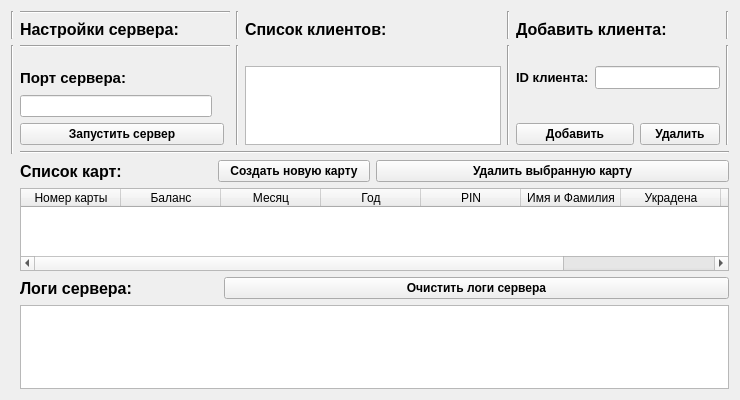
<?xml version="1.0" encoding="UTF-8"?>
<ui version="4.0">
 <class>CardServer</class>
 <widget class="QMainWindow" name="CardServer">
  <property name="geometry">
   <rect>
    <x>0</x>
    <y>0</y>
    <width>740</width>
    <height>400</height>
   </rect>
  </property>
  <property name="minimumSize">
   <size>
    <width>740</width>
    <height>400</height>
   </size>
  </property>
  <property name="maximumSize">
   <size>
    <width>740</width>
    <height>400</height>
   </size>
  </property>
  <property name="windowTitle">
   <string>Сервер</string>
  </property>
  <property name="windowIcon">
   <iconset resource="icos.qrc">
    <normaloff>:/1.png</normaloff>:/1.png</iconset>
  </property>
  <property name="styleSheet">
   <string notr="true"/>
  </property>
  <widget class="QWidget" name="centralWidget">
   <layout class="QGridLayout" name="gridLayout">
    <item row="5" column="6" rowspan="3" colspan="2">
     <widget class="QListWidget" name="terminals">
      <property name="font">
       <font>
        <pointsize>10</pointsize>
        <weight>75</weight>
        <bold>true</bold>
       </font>
      </property>
      <property name="editTriggers">
       <set>QAbstractItemView::NoEditTriggers</set>
      </property>
      <property name="selectionBehavior">
       <enum>QAbstractItemView::SelectRows</enum>
      </property>
     </widget>
    </item>
    <item row="11" column="1" colspan="2">
     <widget class="QLabel" name="label_2">
      <property name="font">
       <font>
        <pointsize>12</pointsize>
        <weight>75</weight>
        <bold>true</bold>
       </font>
      </property>
      <property name="text">
       <string>Логи сервера:</string>
      </property>
     </widget>
    </item>
    <item row="8" column="1" colspan="12">
     <widget class="Line" name="line_2">
      <property name="orientation">
       <enum>Qt::Horizontal</enum>
      </property>
     </widget>
    </item>
    <item row="2" column="0" rowspan="7">
     <widget class="Line" name="line_3">
      <property name="orientation">
       <enum>Qt::Vertical</enum>
      </property>
     </widget>
    </item>
    <item row="2" column="5" rowspan="6">
     <widget class="Line" name="line_6">
      <property name="orientation">
       <enum>Qt::Vertical</enum>
      </property>
     </widget>
    </item>
    <item row="5" column="9">
     <widget class="QLabel" name="label_5">
      <property name="font">
       <font>
        <pointsize>10</pointsize>
        <weight>75</weight>
        <bold>true</bold>
       </font>
      </property>
      <property name="text">
       <string>ID клиента:</string>
      </property>
     </widget>
    </item>
    <item row="1" column="6" colspan="2">
     <widget class="QLabel" name="label_3">
      <property name="font">
       <font>
        <pointsize>12</pointsize>
        <weight>75</weight>
        <bold>true</bold>
       </font>
      </property>
      <property name="text">
       <string>Список клиентов:</string>
      </property>
     </widget>
    </item>
    <item row="9" column="2" colspan="5">
     <widget class="QPushButton" name="addCardButton">
      <property name="font">
       <font>
        <weight>75</weight>
        <bold>true</bold>
       </font>
      </property>
      <property name="text">
       <string>Создать новую карту</string>
      </property>
     </widget>
    </item>
    <item row="0" column="1" colspan="4">
     <widget class="Line" name="line_7">
      <property name="orientation">
       <enum>Qt::Horizontal</enum>
      </property>
     </widget>
    </item>
    <item row="11" column="3" colspan="10">
     <widget class="QPushButton" name="clearlog">
      <property name="font">
       <font>
        <weight>75</weight>
        <bold>true</bold>
       </font>
      </property>
      <property name="text">
       <string>Очистить логи сервера</string>
      </property>
     </widget>
    </item>
    <item row="1" column="9" colspan="3">
     <widget class="QLabel" name="label_6">
      <property name="font">
       <font>
        <pointsize>12</pointsize>
        <weight>75</weight>
        <bold>true</bold>
       </font>
      </property>
      <property name="text">
       <string>Добавить клиента:</string>
      </property>
     </widget>
    </item>
    <item row="7" column="11">
     <widget class="QPushButton" name="removeTerminalButton">
      <property name="font">
       <font>
        <weight>75</weight>
        <bold>true</bold>
       </font>
      </property>
      <property name="text">
       <string>Удалить</string>
      </property>
     </widget>
    </item>
    <item row="10" column="1" colspan="12">
     <widget class="QTableWidget" name="cards">
      <property name="selectionBehavior">
       <enum>QAbstractItemView::SelectRows</enum>
      </property>
      <column>
       <property name="text">
        <string>Номер карты</string>
       </property>
      </column>
      <column>
       <property name="text">
        <string>Баланс</string>
       </property>
      </column>
      <column>
       <property name="text">
        <string>Месяц</string>
       </property>
      </column>
      <column>
       <property name="text">
        <string>Год</string>
       </property>
      </column>
      <column>
       <property name="text">
        <string>PIN</string>
       </property>
      </column>
      <column>
       <property name="text">
        <string>Имя и Фамилия</string>
       </property>
      </column>
      <column>
       <property name="text">
        <string>Украдена</string>
       </property>
      </column>
      <column>
       <property name="text">
        <string>Утеряна</string>
       </property>
      </column>
      <column>
       <property name="text">
        <string>Вводов PIN</string>
       </property>
      </column>
     </widget>
    </item>
    <item row="0" column="0" rowspan="2">
     <widget class="Line" name="line_10">
      <property name="orientation">
       <enum>Qt::Vertical</enum>
      </property>
     </widget>
    </item>
    <item row="9" column="1">
     <widget class="QLabel" name="label_4">
      <property name="font">
       <font>
        <pointsize>12</pointsize>
        <weight>75</weight>
        <bold>true</bold>
       </font>
      </property>
      <property name="text">
       <string>Список карт:</string>
      </property>
     </widget>
    </item>
    <item row="2" column="8" rowspan="6">
     <widget class="Line" name="line_5">
      <property name="orientation">
       <enum>Qt::Vertical</enum>
      </property>
     </widget>
    </item>
    <item row="0" column="8" rowspan="2">
     <widget class="Line" name="line_9">
      <property name="orientation">
       <enum>Qt::Vertical</enum>
      </property>
     </widget>
    </item>
    <item row="5" column="10" colspan="2">
     <widget class="QLineEdit" name="idEdit">
      <property name="font">
       <font>
        <pointsize>10</pointsize>
        <weight>75</weight>
        <bold>true</bold>
       </font>
      </property>
      <property name="inputMask">
       <string/>
      </property>
      <property name="maxLength">
       <number>10</number>
      </property>
     </widget>
    </item>
    <item row="12" column="1" colspan="12">
     <widget class="QListWidget" name="log">
      <property name="editTriggers">
       <set>QAbstractItemView::NoEditTriggers</set>
      </property>
     </widget>
    </item>
    <item row="2" column="12" rowspan="6">
     <widget class="Line" name="line_4">
      <property name="orientation">
       <enum>Qt::Vertical</enum>
      </property>
     </widget>
    </item>
    <item row="7" column="1" colspan="3">
     <widget class="QPushButton" name="startServerButton">
      <property name="font">
       <font>
        <weight>75</weight>
        <bold>true</bold>
       </font>
      </property>
      <property name="text">
       <string>Запустить сервер</string>
      </property>
     </widget>
    </item>
    <item row="1" column="1" colspan="4">
     <widget class="QLabel" name="label_7">
      <property name="font">
       <font>
        <pointsize>12</pointsize>
        <weight>75</weight>
        <bold>true</bold>
       </font>
      </property>
      <property name="text">
       <string>Настройки сервера:</string>
      </property>
     </widget>
    </item>
    <item row="0" column="5" rowspan="2">
     <widget class="Line" name="line_8">
      <property name="orientation">
       <enum>Qt::Vertical</enum>
      </property>
     </widget>
    </item>
    <item row="2" column="1" colspan="4">
     <widget class="Line" name="line">
      <property name="orientation">
       <enum>Qt::Horizontal</enum>
      </property>
     </widget>
    </item>
    <item row="9" column="7" colspan="6">
     <widget class="QPushButton" name="removeCardButton">
      <property name="font">
       <font>
        <weight>75</weight>
        <bold>true</bold>
       </font>
      </property>
      <property name="text">
       <string>Удалить выбранную карту</string>
      </property>
     </widget>
    </item>
    <item row="0" column="12" rowspan="2">
     <widget class="Line" name="line_11">
      <property name="orientation">
       <enum>Qt::Vertical</enum>
      </property>
     </widget>
    </item>
    <item row="7" column="9" colspan="2">
     <widget class="QPushButton" name="addTerminalButton">
      <property name="font">
       <font>
        <weight>75</weight>
        <bold>true</bold>
       </font>
      </property>
      <property name="text">
       <string>Добавить</string>
      </property>
     </widget>
    </item>
    <item row="5" column="1" colspan="2">
     <widget class="QLabel" name="label">
      <property name="font">
       <font>
        <pointsize>11</pointsize>
        <weight>75</weight>
        <bold>true</bold>
       </font>
      </property>
      <property name="text">
       <string>Порт сервера:</string>
      </property>
     </widget>
    </item>
    <item row="6" column="1">
     <widget class="QLineEdit" name="portEdit"/>
    </item>
   </layout>
  </widget>
  <action name="exit">
   <property name="text">
    <string>Выход</string>
   </property>
   <property name="shortcut">
    <string>Ctrl+Q</string>
   </property>
  </action>
  <action name="loadFromFIle">
   <property name="text">
    <string>Загрузить настройки из файла</string>
   </property>
   <property name="toolTip">
    <string>Загрузить настройки из файла</string>
   </property>
   <property name="shortcut">
    <string>Ctrl+L</string>
   </property>
  </action>
  <action name="saveToFile">
   <property name="text">
    <string>Сохранить настройки в файл</string>
   </property>
   <property name="shortcut">
    <string>Ctrl+S</string>
   </property>
  </action>
 </widget>
 <layoutdefault spacing="6" margin="11"/>
 <resources>
  <include location="icos.qrc"/>
 </resources>
 <connections/>
</ui>
